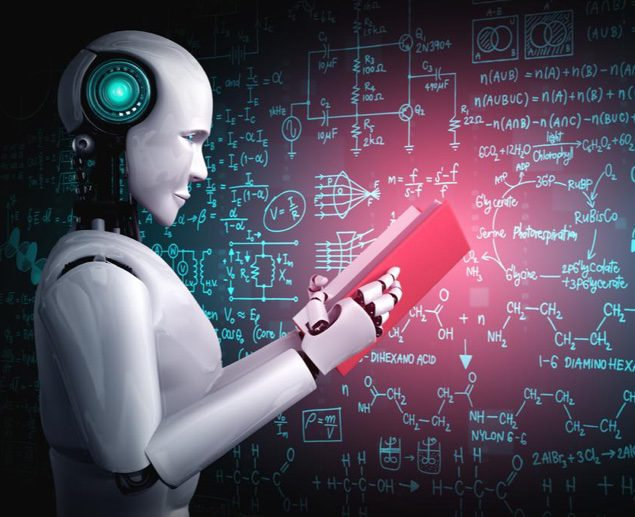
#> input picture testImg1.jpg, 635 x 517 px
$ python -i ex1_utils.py   (imports and definitions only)   (older library calls are emulated)
#> lines starting #> are read from the running program, lines starting #| are printed output that depends on the picture
"""
        '########:'##::::'##::::'##:::
         ##.....::. ##::'##:::'####:::
         ##::::::::. ##'##::::.. ##:::
         ######:::::. ###::::::: ##:::
         ##...:::::: ## ##:::::: ##:::
         ##:::::::: ##:. ##::::: ##:::
         ########: ##:::. ##::'######:
        ........::..:::::..:::......::
"""
import math
from typing import List
import cv2
import matplotlib.pyplot as plt
import numpy as np
from sklearn.metrics import mean_squared_error as MSE
# from sklearn.cluster import KMeans

LOAD_GRAY_SCALE = 1
LOAD_RGB = 2

chromatic_comp_mat = np.matrix([[0.299, 0.587, 0.144], [0.596, -0.275, -0.321], [0.212, -0.523, 0.311]])


# [44 lines left out: functions myID, imReadAndConvert, imDisplay, not called in this run]


def transformRGB2YIQ(imgRGB: np.ndarray) -> np.ndarray:
    """
    Converts an RGB image to YIQ color space
    :param imgRGB: An Image in RGB
    :return: A YIQ in image color space
    """
    if len(imgRGB.shape) == 2:
        return
    # Use np.einsum() to perform matrix multiplication without flattening and reshaping
    imgYIQ = np.einsum('ijk,lk->ijl', imgRGB, chromatic_comp_mat)
    # Display the output image
    # Return the output image
    return imgYIQ


# [13 lines left out: function transformYIQ2RGB, not called in this run]


def hsitogramEqualize(imgOrig: np.ndarray) -> (np.ndarray, np.ndarray, np.ndarray):
    """
    Equalizes the histogram of an image
    :param imgOrig: Original Histogram
    :return: (imgEq,histOrg,histEQ)
    """
    Origimg = Color_Or_Gray_Image(imgOrig)
    YIQimg = transformRGB2YIQ(imgOrig)

    # stretching the original image because the original image is between the range [0,1]
    stretched_imgOrg = cv2.normalize(Origimg, None, 0, 255, cv2.NORM_MINMAX).astype('uint8')
    # calculating the histogram of the original image with 256 bins and take the first argument([0]) that is the data
    hist_imgOrg = np.histogram(stretched_imgOrg, bins=256)[0]
    # calculating the cumulative sum of the original image and normalize it
    CumSum_imgOrig = np.cumsum(hist_imgOrg)
    norm_CumSum_imgOrg = CumSum_imgOrig / (CumSum_imgOrig.max())
    # calculating the look up table for each intensity in the normalized cumulative sum and multiply it by 255
    # so the range be between [0,255]
    LUT = np.ceil(norm_CumSum_imgOrg * 255)
    # changing the old colors by the new colors in the look up table
    imgEq = stretched_imgOrg.copy()
    for color in range(256):
        imgEq[stretched_imgOrg == color] = LUT[color]
    # normalize the equalized image and create histogram for it
    # imgEq = imgEq/imgEq.max()
    hist_imgEq = np.histogram(imgEq, bins=256)[0]
    # if the original image was colored so we need to turn it back to RGB as we worked on the Y channel
    imgEq = imgEq / imgEq.max()
    if len(imgOrig) == 3:
        YIQimg[:, :, 0] = imgEq
        imgEq = transformYIQ2RGB(YIQimg)

    return imgEq, hist_imgOrg, hist_imgEq


# [72 lines left out: functions quantizeImage, check_MSE_convergence, not called in this run]

def Color_Or_Gray_Image(img: np.ndarray) -> np.ndarray:
    img_len = len(img.shape)

    # imgOrig is a RGB image
    if img_len == 3:
        # transform the image to YIQ image and taking only the Y channel.
        return transformRGB2YIQ(img)[:, :, 0]
    # imgOrig is a grayscale image
    elif img_len == 2:
        # if the image is already RGB image so we leave it like that
        return img

# Kmeans implementation for image quantization
# def quantizeImage(img, num_colors, num_iterations):
#     # Flatten the image into a 2D array of pixels
#     pixels = img.reshape((-1, 3))
#
#     # Perform K-means clustering to determine the centroids of the color clusters
#     kmeans = KMeans(n_clusters=num_colors, max_iter=num_iterations).fit(pixels)
#     centroid_colors = kmeans.cluster_centers_
#
#     # Quantize the image by replacing each pixel with the nearest centroid color
#     quantized_pixels = np.zeros_like(pixels)
#     for i in range(num_colors):
#         quantized_pixels[kmeans.labels_ == i] = centroid_colors[i]
#
#     # Reshape the quantized pixel array back into an image
#     quantized_img = quantized_pixels.reshape(img.shape)
#
#     # Compute the mean squared error between the original and quantized images
#     mse = np.mean((img - quantized_img) ** 2)
#
#     # Return the quantized image and the MSE
#     return [quantized_img], [mse]

>>> import cv2
>>> picture = cv2.imread('testImg1.jpg')
#> picture is the input picture: shape (517, 635, 3); mean B, G, R 93.1, 77.3, 90.2
>>> result = hsitogramEqualize(picture)
#> in transformRGB2YIQ, `imgYIQ = np.einsum('ijk,lk->ijl', imgRGB, chromatic_comp_mat)`:
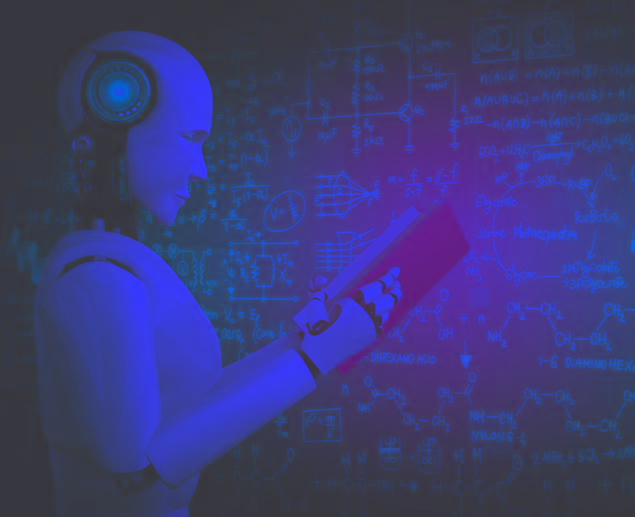
#> imgYIQ: shape (517, 635, 3) float64; mean B, G, R 86.2, 5.3, 7.4; drawn with min black and max white
#> in Color_Or_Gray_Image, `return transformRGB2YIQ(img)[:, :, 0]`:
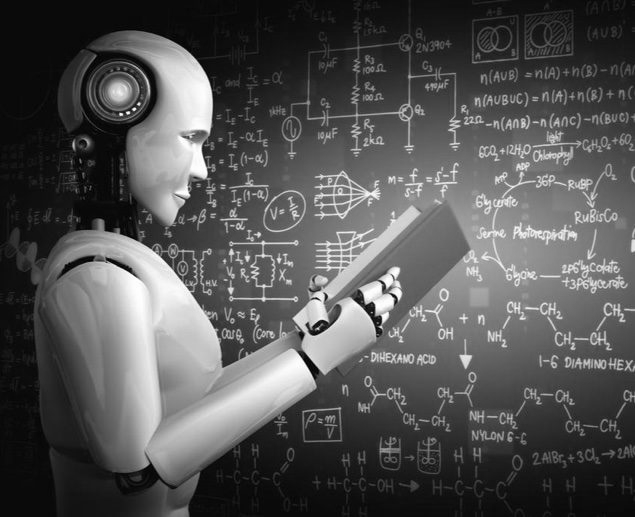
#> returned value: shape (517, 635) float64; min 0, max 262.6, mean 86.2; drawn with min black and max white
#> in hsitogramEqualize, `hist_imgOrg = np.histogram(stretched_imgOrg, bins=256)[0]`: hist_imgOrg = 256 values, max 18168 at index 10, min 9 at index 255, mean 1282.4
#> in hsitogramEqualize, `CumSum_imgOrig = np.cumsum(hist_imgOrg)`: CumSum_imgOrig = 256 values from 14 to 328295
#> in hsitogramEqualize, `norm_CumSum_imgOrg = CumSum_imgOrig / (CumSum_imgOrig.max())`: norm_CumSum_imgOrg = 256 values from 4.26e-05 to 1
#> in hsitogramEqualize, `LUT = np.ceil(norm_CumSum_imgOrg * 255)`: LUT = 256 values from 1 to 255
#> after the loop in hsitogramEqualize, `for color in range(256):`:
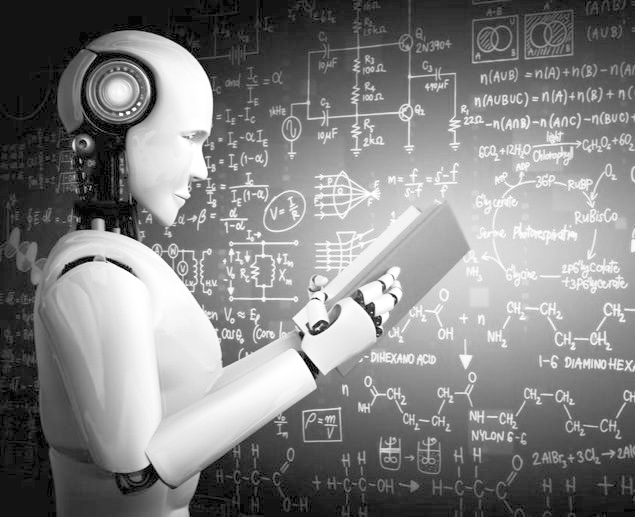
#> imgEq: shape (517, 635); min 1, max 255, mean 129.1
#> in hsitogramEqualize, `hist_imgEq = np.histogram(imgEq, bins=256)[0]`: hist_imgEq = 256 values, max 18168 at index 18, min 0 at index 2, mean 1282.4
